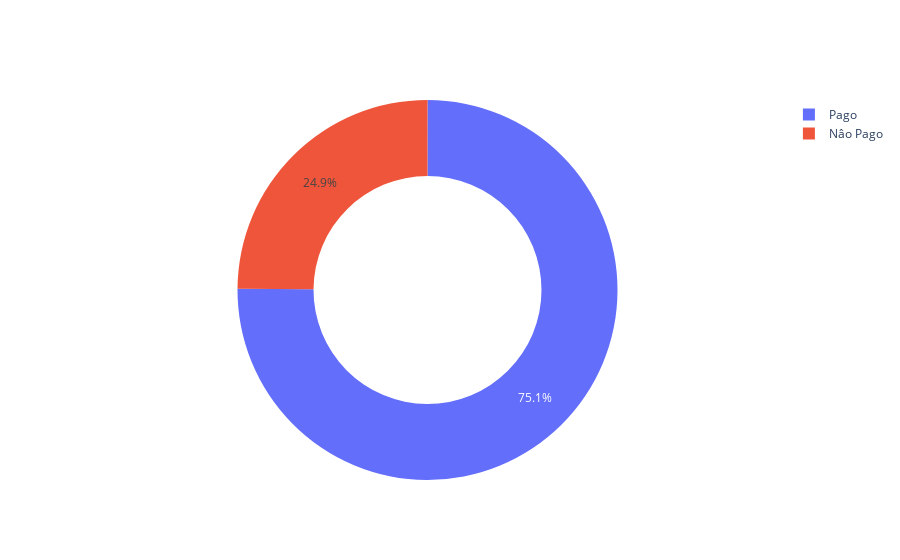

Source (notebook cell):
### Code cell
fig7 = go.Figure()
fig7.add_trace(go.Pie(labels=['Nâo Pago', 'Pago'], values=df8, hole=.6))
fig7.show()

### Figure 1 — Plotly figure (JSON) as saved in the notebook; plotly's stock layout.template omitted (floating-point values rounded to 4 significant figures)
{"data": [{"hole": 0.6, "labels": ["Nâo Pago", "Pago"], "type": "pie", "values": [777, 2343]}], "layout": {}}
